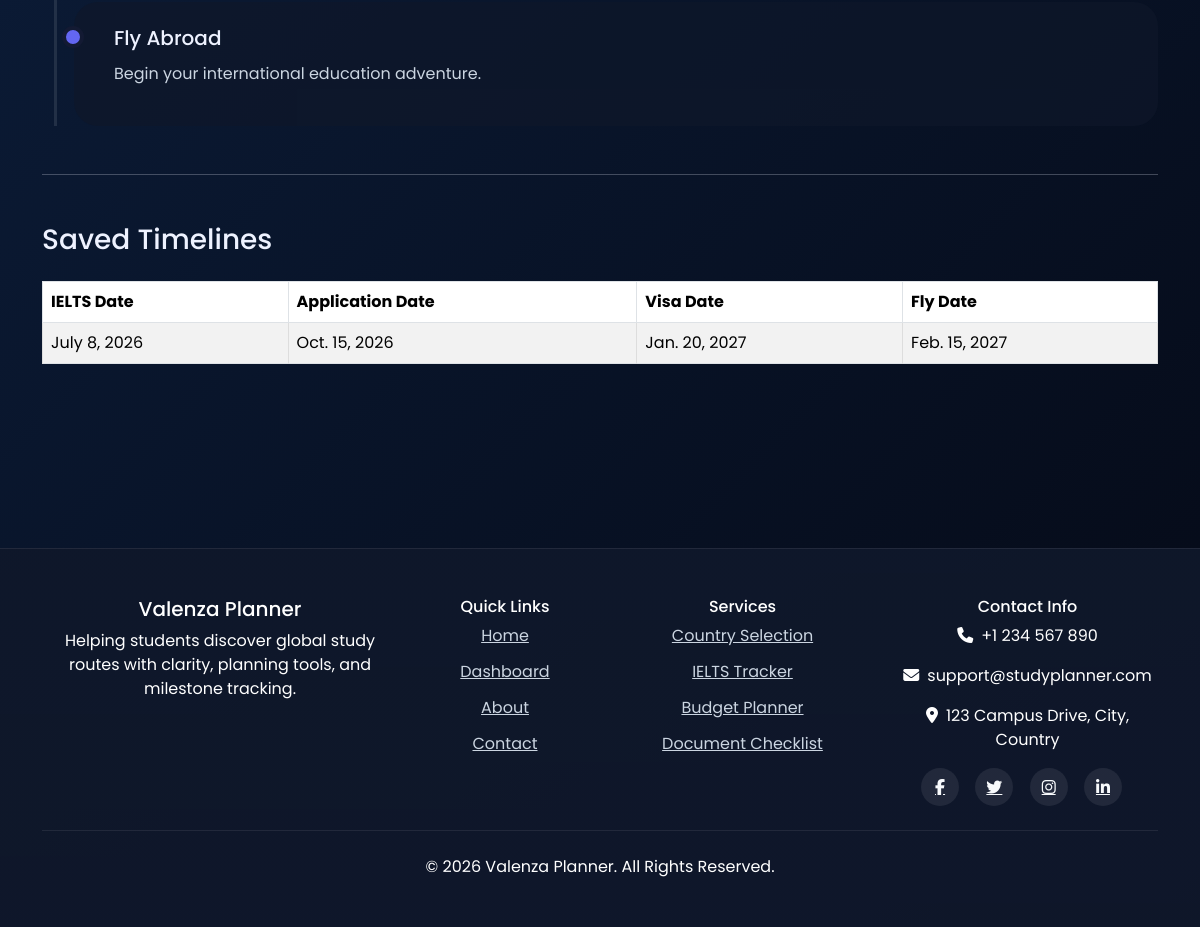
The app's page /timeline_dashboard/ (signed in, lower part), older data.
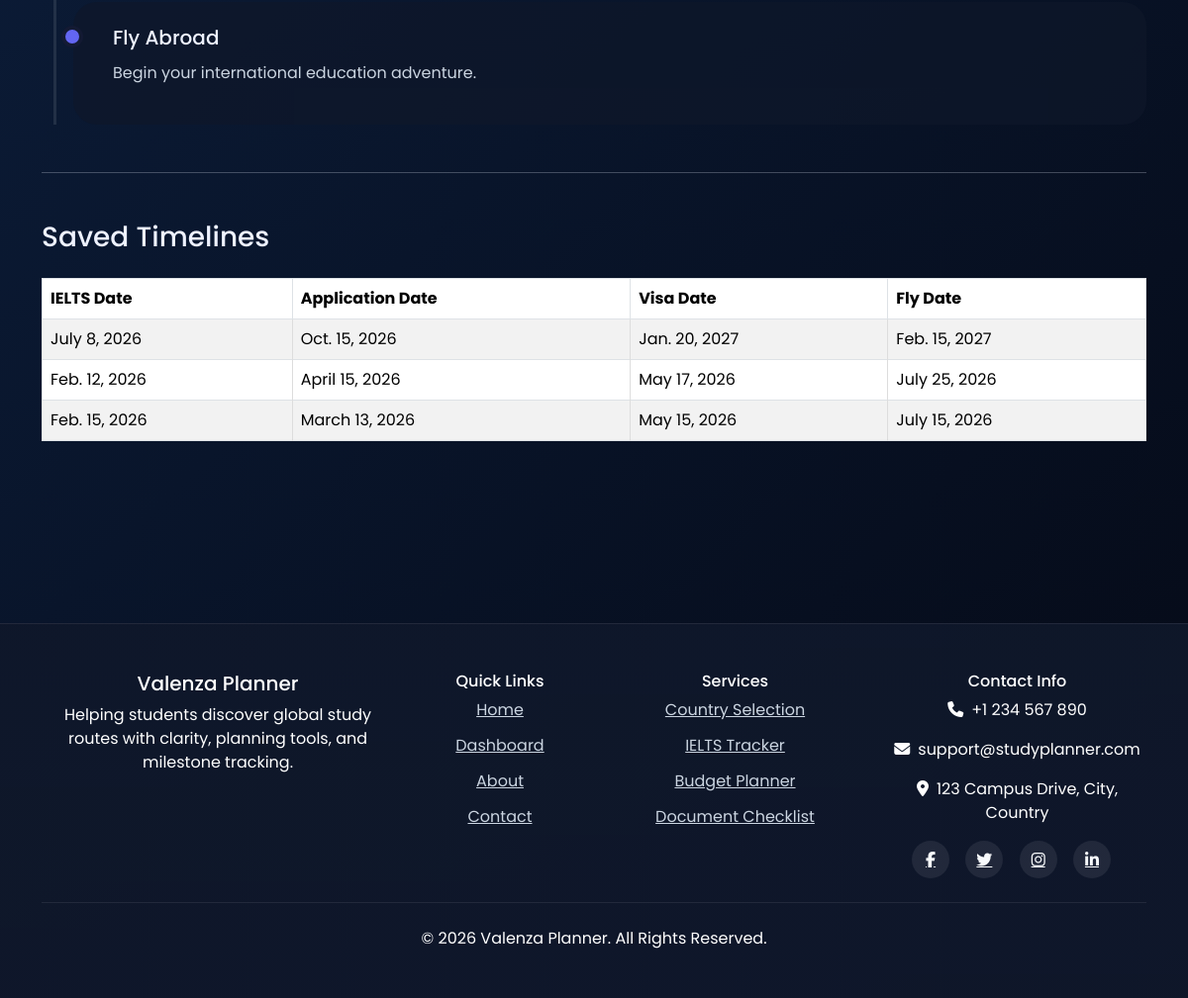
The same page, newer data.
### students/models.py (models this page shows, shortened)
class Timeline(models.Model):
    user = models.ForeignKey(User, on_delete=models.CASCADE)
    ielts_date = models.DateField()
    application_date = models.DateField()
    visa_date = models.DateField()
    fly_date = models.DateField()

### students/views.py (the view, shortened to what this page needs)
# urls.py: path('timeline_dashboard/', views.timeline_dashboard, name='timeline_dashboard'),
def timeline_dashboard(request):
    timeline = Timeline.objects.filter(user=request.user).first()
    timelines = Timeline.objects.filter(user=request.user)
    return render(request, "timeline/timeline_list.html", {
        "timeline": timeline,
        "timelines": timelines,
    })

### students/templates/timeline/timeline_list.html (shortened to what this page needs)
{% extends 'base.html' %}
{% block content %}
<section class="section-padding">
    <div class="container">
        <div class="timeline-list">
            <div class="timeline-item">
                <h5>Fly Abroad</h5>
                <p class="text-muted">Begin your international education adventure.</p>
            </div>
        </div>
        <hr class="my-5">
        <h3 class="mb-4">Saved Timelines</h3>
        <table class="table table-bordered table-striped">
            <thead>
                <tr>
                    <th>IELTS Date</th>
                    <th>Application Date</th>
                    <th>Visa Date</th>
                    <th>Fly Date</th>
                </tr>
            </thead>
            <tbody>
            {% for t in timelines %}
                <tr>
                    <td>{{ t.ielts_date }}</td>
                    <td>{{ t.application_date }}</td>
                    <td>{{ t.visa_date }}</td>
                    <td>{{ t.fly_date }}</td>
                </tr>
            {% empty %}
                <tr>
                    <td colspan="4" class="text-center">
                        No timeline saved yet.
                    </td>
                </tr>
            {% endfor %}
            </tbody>
        </table>
    </div>
</section>
{% endblock %}

Row changes from the older to the newer data that the page shows:
added Timeline: ielts_date "Feb. 12, 2026", application_date "April 15, 2026", visa_date "May 17, 2026", fly_date "July 25, 2026"
added Timeline: ielts_date "Feb. 15, 2026", application_date "March 13, 2026", visa_date "May 15, 2026", fly_date "July 15, 2026"
